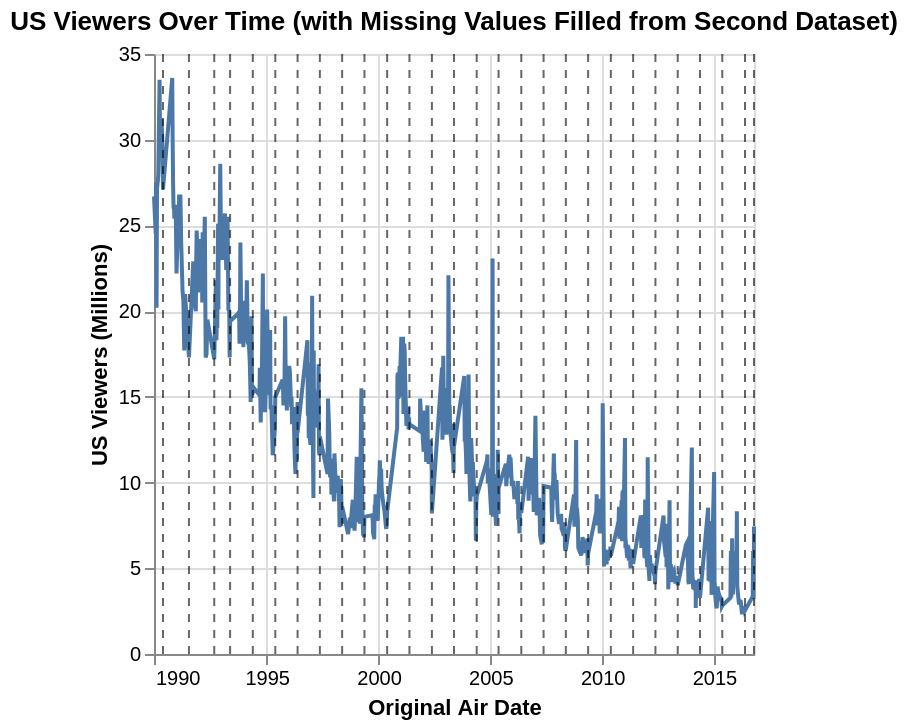

The notebook cell this image was saved under:
### Markdown cell above
# Q1 How have the ratings evolved over time?

### Code cell
line_chart = alt.Chart(df2).mark_line().encode(
    x=alt.X('original_air_date:T', title='Original Air Date'),
    y=alt.Y('us_viewers_in_millions:Q', title='US Viewers (Millions)')
).properties(
    title='US Viewers Over Time (with Missing Values Filled from Second Dataset)'
)

season_finals = df2[df2['is_last_episode'] == 1].copy()
limit_bounds = alt.Chart(season_finals).mark_rule(color='black', strokeDash=[4, 4], opacity=0.6).encode(
    x=alt.X('original_air_date:T'),
    tooltip=[alt.Tooltip('season:N', title='Season')]
)
chart = line_chart + limit_bounds
chart

### Figure 1 — Vega-Lite specification as saved in the notebook (floating-point values rounded to 4 significant figures; data arrays with more than 128 entries replaced by an {"elided": "..."} marker saying what was removed)
{"config": {"view": {"continuousWidth": 300, "continuousHeight": 300}}, "layer": [{"data": {"name": "data-4a64a00a0968f4cae112a704d39228f4"}, "mark": {"type": "line"}, "encoding": {"x": {"field": "original_air_date", "title": "Original Air Date", "type": "temporal"}, "y": {"field": "us_viewers_in_millions", "title": "US Viewers (Millions)", "type": "quantitative"}}, "title": "US Viewers Over Time (with Missing Values Filled from Second Dataset)"}, {"data": {"name": "data-29ec1679ade3736d18b4b5b3f3b20629"}, "mark": {"type": "rule", "color": "black", "opacity": 0.6, "strokeDash": [4, 4]}, "encoding": {"tooltip": [{"field": "season", "title": "Season", "type": "nominal"}], "x": {"field": "original_air_date", "type": "temporal"}}}], "$schema": "https://vega.github.io/schema/vega-lite/v5.20.1.json", "datasets": {"data-4a64a00a0968f4cae112a704d39228f4": {"elided": "600 records"}, "data-29ec1679ade3736d18b4b5b3f3b20629": [{"season": 2, "number_in_season": 22, "original_air_date": "1991-07-11T00:00:00", "day_aired": "Thursday", "imdb_rating": 8.0, "us_viewers_in_millions": 17.3, "views": 52830.0, "title": "Blood Feud", "is_last_episode": 1}, {"season": 7, "number_in_season": 25, "original_air_date": "1996-05-19T00:00:00", "day_aired": "Sunday", "imdb_rating": 8.3, "us_viewers_in_millions": 14.7, "views": 65850.0, "title": "Summer of 4 Ft. 2", "is_last_episode": 1}, {"season": 8, "number_in_season": 25, "original_air_date": "1997-05-18T00:00:00", "day_aired": "Sunday", "imdb_rating": 7.8, "us_viewers_in_millions": 12.7, "views": 59200.0, "title": "The Secret War of Lisa Simpson", "is_last_episode": 1}, {"season": 9, "number_in_season": 25, "original_air_date": "1998-05-17T00:00:00", "day_aired": "Sunday", "imdb_rating": 8.1, "us_viewers_in_millions": 8.6, "views": 53820.0, "title": "Natural Born Kissers", "is_last_episode": 1}, {"season": 10, "number_in_season": 23, "original_air_date": "1999-05-16T00:00:00", "day_aired": "Sunday", "imdb_rating": 7.9, "us_viewers_in_millions": 8.0, "views": 55950.0, "title": "Thirty Minutes over Tokyo", "is_last_episode": 1}, {"season": 14, "number_in_season": 22, "original_air_date": "2003-05-18T00:00:00", "day_aired": "Sunday", "imdb_rating": 7.7, "us_viewers_in_millions": 13.44, "views": 45930.0, "title": "Moe Baby Blues", "is_last_episode": 1}, {"season": 15, "number_in_season": 22, "original_air_date": "2004-05-23T00:00:00", "day_aired": "Sunday", "imdb_rating": 7.2, "us_viewers_in_millions": 9.2, "views": 44950.0, "title": "Fraudcast News", "is_last_episode": 1}, {"season": 21, "number_in_season": 23, "original_air_date": "2010-05-23T00:00:00", "day_aired": "Sunday", "imdb_rating": 6.6, "us_viewers_in_millions": 5.74, "views": 41830.0, "title": "Judge Me Tender", "is_last_episode": 1}, {"season": 23, "number_in_season": 22, "original_air_date": "2012-05-20T00:00:00", "day_aired": "Sunday", "imdb_rating": 4.5, "us_viewers_in_millions": 4.82, "views": 44430.0, "title": "Lisa Goes Gaga", "is_last_episode": 1}, {"season": 25, "number_in_season": 22, "original_air_date": "2014-05-18T00:00:00", "day_aired": "Sunday", "imdb_rating": 6.7, "us_viewers_in_millions": 3.28, "views": 46410.0, "title": "The Yellow Badge of Cowardge", "is_last_episode": 1}, {"season": 1, "number_in_season": 13, "original_air_date": "1990-05-13T00:00:00", "day_aired": "Sunday", "imdb_rating": 7.9, "us_viewers_in_millions": 27.1, "views": 57590.0, "title": "Some Enchanted Evening", "is_last_episode": 1}, {"season": 28, "number_in_season": 4, "original_air_date": "2016-10-16T00:00:00", "day_aired": "Sunday", "imdb_rating": null, "us_viewers_in_millions": 7.44, "views": null, "title": "Treehouse of Horror XXVII\"[207]", "is_last_episode": 1}, {"season": 4, "number_in_season": 22, "original_air_date": "1993-05-13T00:00:00", "day_aired": "Thursday", "imdb_rating": 8.2, "us_viewers_in_millions": 19.4, "views": 59950.0, "title": "Krusty Gets Kancelled", "is_last_episode": 1}, {"season": 5, "number_in_season": 22, "original_air_date": "1994-05-19T00:00:00", "day_aired": "Thursday", "imdb_rating": 8.0, "us_viewers_in_millions": 15.6, "views": 67960.0, "title": "Secrets of a Successful Marriage", "is_last_episode": 1}, {"season": 11, "number_in_season": 22, "original_air_date": "2000-05-21T00:00:00", "day_aired": "Sunday", "imdb_rating": 7.9, "us_viewers_in_millions": 8.3, "views": 74050.0, "title": "Behind the Laughter", "is_last_episode": 1}, {"season": 12, "number_in_season": 21, "original_air_date": "2001-05-20T00:00:00", "day_aired": "Sunday", "imdb_rating": 7.0, "us_viewers_in_millions": 13.4, "views": 56700.0, "title": "Simpsons Tall Tales", "is_last_episode": 1}, {"season": 17, "number_in_season": 22, "original_air_date": "2006-05-21T00:00:00", "day_aired": "Sunday", "imdb_rating": 6.6, "us_viewers_in_millions": 8.23, "views": 42780.0, "title": "Marge and Homer Turn a Couple Play", "is_last_episode": 1}, {"season": 19, "number_in_season": 20, "original_air_date": "2008-05-18T00:00:00", "day_aired": "Sunday", "imdb_rating": 6.4, "us_viewers_in_millions": 6.11, "views": 44620.0, "title": "All About Lisa", "is_last_episode": 1}, {"season": 18, "number_in_season": 22, "original_air_date": "2007-05-20T00:00:00", "day_aired": "Sunday", "imdb_rating": 7.3, "us_viewers_in_millions": 9.8, "views": 45280.0, "title": "You Kent Always Say What You Want", "is_last_episode": 1}, {"season": 24, "number_in_season": 22, "original_air_date": "2013-05-19T00:00:00", "day_aired": "Sunday", "imdb_rating": 7.0, "us_viewers_in_millions": 4.52, "views": 44980.0, "title": "Dangers on a Train", "is_last_episode": 1}, {"season": 26, "number_in_season": 22, "original_air_date": "2015-05-17T00:00:00", "day_aired": "Sunday", "imdb_rating": 6.9, "us_viewers_in_millions": 2.82, "views": 47430.0, "title": "Mathlete's Feat", "is_last_episode": 1}, {"season": 3, "number_in_season": 24, "original_air_date": "1992-08-27T00:00:00", "day_aired": "Thursday", "imdb_rating": 8.2, "us_viewers_in_millions": 17.2, "views": 50940.0, "title": "Brother, Can You Spare Two Dimes?", "is_last_episode": 1}, {"season": 6, "number_in_season": 25, "original_air_date": "1995-05-21T00:00:00", "day_aired": "Sunday", "imdb_rating": 9.1, "us_viewers_in_millions": 15.0, "views": 86070.0, "title": "Who Shot Mr. Burns? (Part One)", "is_last_episode": 1}, {"season": 13, "number_in_season": 22, "original_air_date": "2002-05-22T00:00:00", "day_aired": "Wednesday", "imdb_rating": 8.0, "us_viewers_in_millions": 8.2, "views": 53640.0, "title": "Poppa's Got a Brand New Badge", "is_last_episode": 1}, {"season": 20, "number_in_season": 21, "original_air_date": "2009-05-17T00:00:00", "day_aired": "Sunday", "imdb_rating": 7.2, "us_viewers_in_millions": 5.86, "views": 6477.0, "title": "Coming to Homerica", "is_last_episode": 1}, {"season": 27, "number_in_season": 22, "original_air_date": "2016-05-22T00:00:00", "day_aired": "Sunday", "imdb_rating": 6.9, "us_viewers_in_millions": 2.54, "views": 276.0, "title": "Orange Is the New Yellow", "is_last_episode": 1}, {"season": 16, "number_in_season": 21, "original_air_date": "2005-05-15T00:00:00", "day_aired": "Sunday", "imdb_rating": 7.2, "us_viewers_in_millions": 9.69, "views": 48300.0, "title": "The Father, the Son, and the Holy Guest Star", "is_last_episode": 1}, {"season": 22, "number_in_season": 22, "original_air_date": "2011-05-22T00:00:00", "day_aired": "Sunday", "imdb_rating": 7.0, "us_viewers_in_millions": 5.25, "views": 43680.0, "title": "The Ned-Liest Catch", "is_last_episode": 1}]}}
